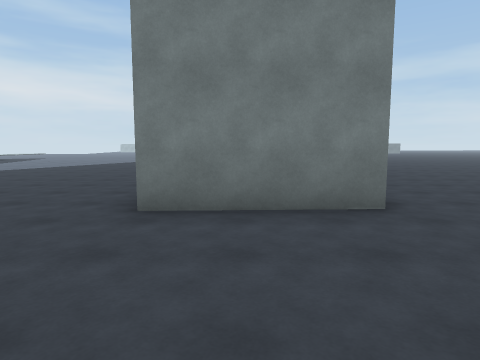
View 1 (above)

17 first-person views from a walk through a 3-D level made in the Unity game engine. The camera is 1.5 m above the floor, tilts 6° down and sees 75° across. The floor is counted in squares, 2 m on a side. Each view is taken from the middle of a square. On the plan, view 1 faces up. The plan holds only what a view shows up to about 10 squares ahead; the rest is blank. The place goes on beyond the plan.

View 2
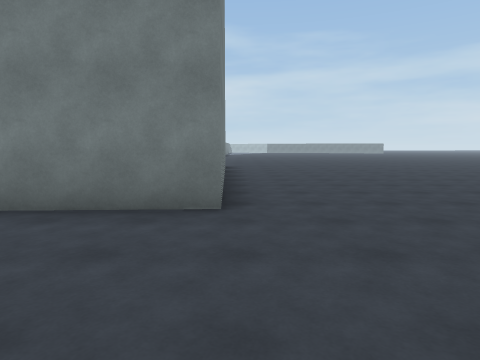

View 3
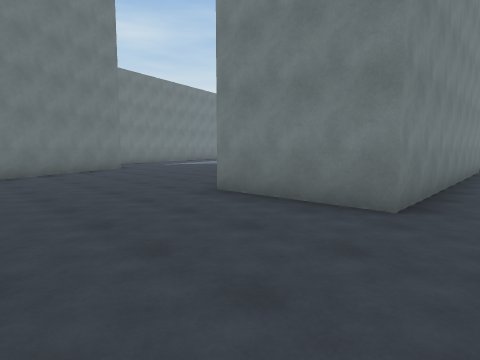

View 4
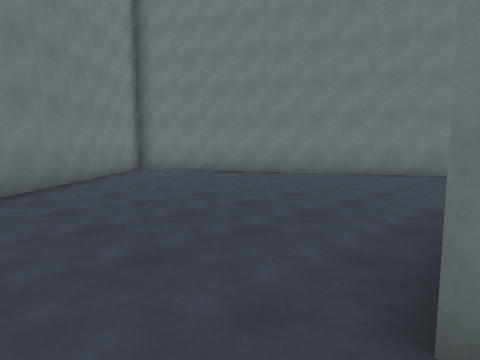

View 5
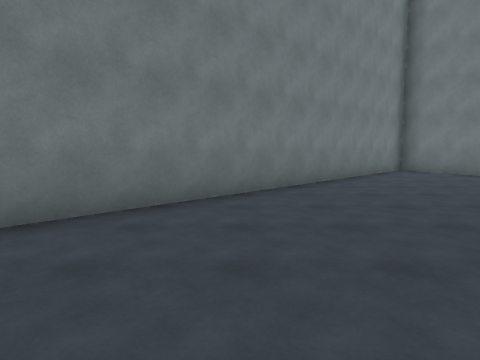

View 6
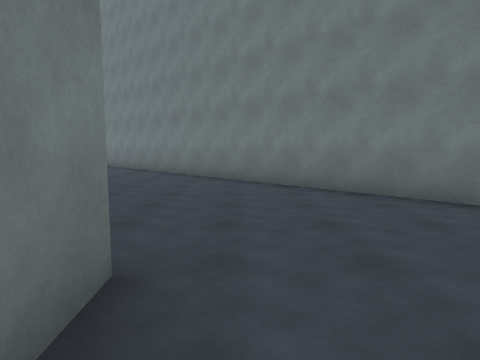

View 7
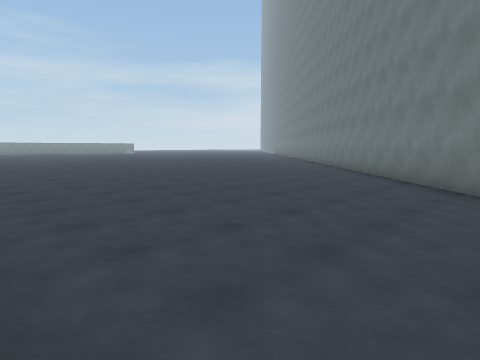

View 8
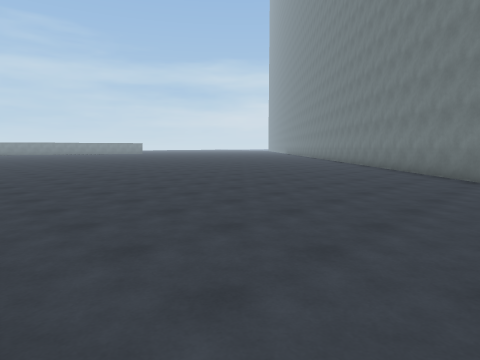

View 9
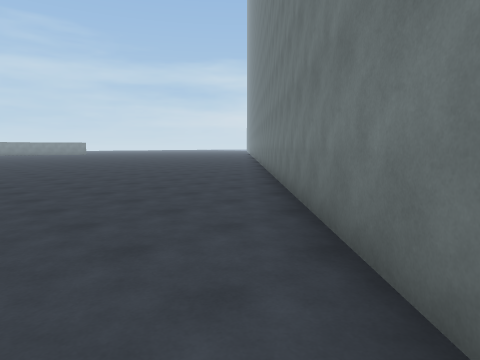

View 10
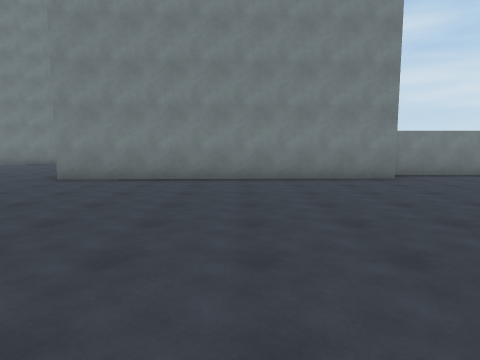

View 11
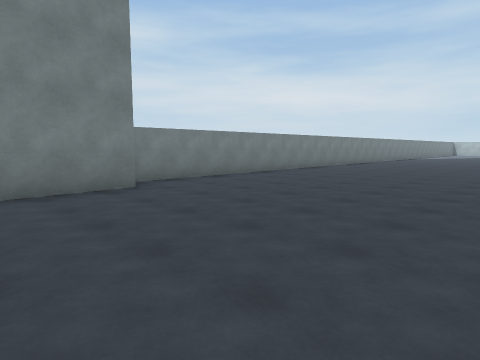

View 12
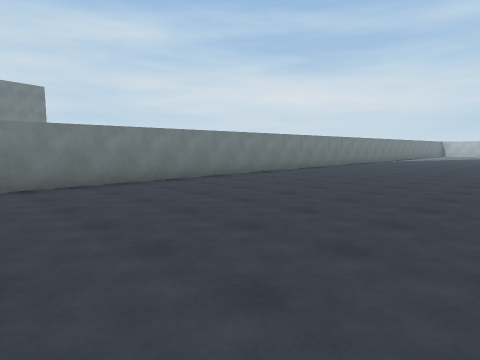

View 13
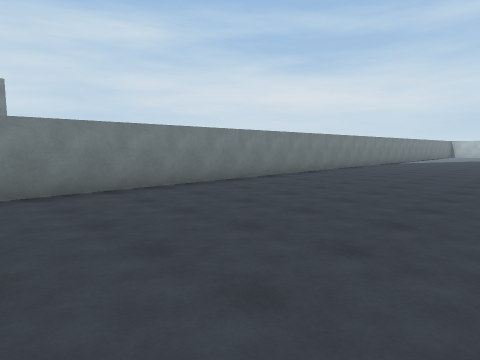

View 14
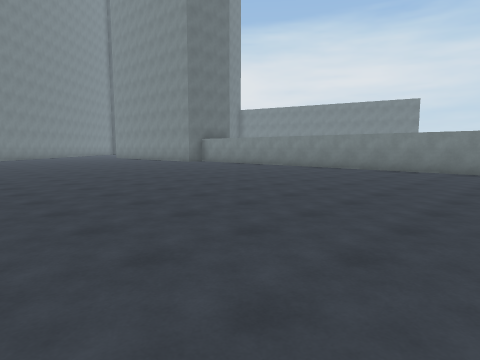

View 15
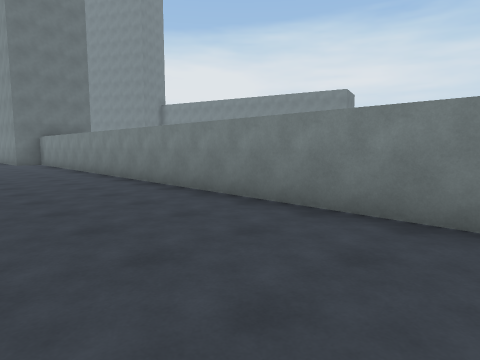

View 16
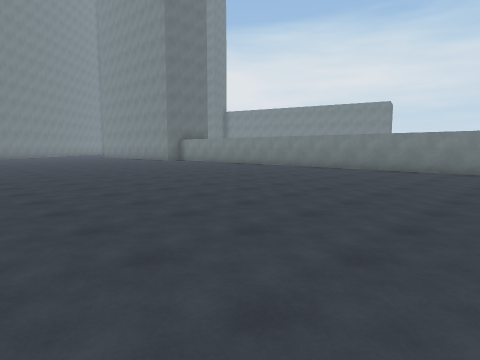

View 17
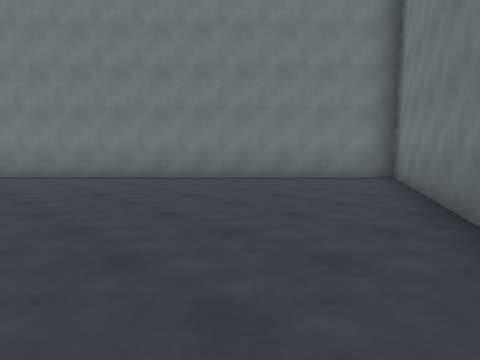

### Floor plan
Points are (right, up) in squares from view 1. A wall is a line through its corners. A room is listed if a view was taken in it or the views show most of it. See-through windows are left out.
Room 1 (views 1, 2, 3, 4, 5, 6, 7, 8, 9, 10, 11, 12, 13, 14, 15, 16, 17)
walls: (1.5, 11.8) (1.8, 3.8) (-1.3, 3.6); (0.6, 26.7) (0.6, 12.2); (-6.6, 2.3) (-2.2, -6.2) (11.5, 7.3)
ways out: opening at (-4, 2.2)

Positions as (right, up) in squares from view 1, and headings:
1: (0, 0), facing up
2: (2, 0), facing up
3: (3, 0), facing up-left
4: (3, 4), facing down-left
5: (3, 4), facing down
6: (0, 3), facing right
7: (2, 3), facing up-right
8: (2, 5), facing up-right
9: (8, 5), facing up-right
10: (9, 8), facing left
11: (7, 9), facing up-left
12: (7, 13), facing up-left
13: (6, 15), facing up-left
14: (11, 25), facing down-left
15: (4, 27), facing down-left
16: (11, 27), facing down-left
17: (-5, 2), facing down-right
